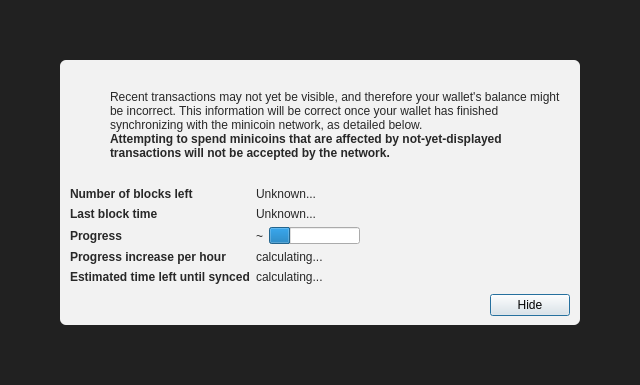
<?xml version="1.0" encoding="UTF-8"?>
<ui version="4.0">
 <class>ModalOverlay</class>
 <widget class="ModalOverlay" name="ModalOverlay">
  <property name="geometry">
   <rect>
    <x>0</x>
    <y>0</y>
    <width>640</width>
    <height>385</height>
   </rect>
  </property>
  <property name="windowTitle">
   <string>Form</string>
  </property>
  <layout class="QVBoxLayout" name="verticalLayout" stretch="0">
   <property name="sizeConstraint">
    <enum>QLayout::SetDefaultConstraint</enum>
   </property>
   <property name="leftMargin">
    <number>0</number>
   </property>
   <property name="topMargin">
    <number>0</number>
   </property>
   <property name="rightMargin">
    <number>0</number>
   </property>
   <property name="bottomMargin">
    <number>0</number>
   </property>
   <item>
    <widget class="QWidget" name="bgWidget" native="true">
     <property name="styleSheet">
      <string notr="true">#bgWidget { background: rgba(0,0,0,220); }</string>
     </property>
     <layout class="QVBoxLayout" name="verticalLayoutMain" stretch="1">
      <property name="leftMargin">
       <number>60</number>
      </property>
      <property name="topMargin">
       <number>60</number>
      </property>
      <property name="rightMargin">
       <number>60</number>
      </property>
      <property name="bottomMargin">
       <number>60</number>
      </property>
      <item>
       <widget class="QWidget" name="contentWidget" native="true">
        <property name="styleSheet">
         <string notr="true">#contentWidget { background: rgba(255,255,255,240); border-radius: 6px; }

QLabel { color: rgb(40,40,40);  }</string>
        </property>
        <layout class="QVBoxLayout" name="verticalLayoutSub" stretch="1,0,0,0">
         <property name="spacing">
          <number>0</number>
         </property>
         <property name="leftMargin">
          <number>10</number>
         </property>
         <property name="topMargin">
          <number>10</number>
         </property>
         <property name="rightMargin">
          <number>10</number>
         </property>
         <property name="bottomMargin">
          <number>10</number>
         </property>
         <item>
          <layout class="QHBoxLayout" name="horizontalLayoutIconText" stretch="0,1">
           <property name="topMargin">
            <number>20</number>
           </property>
           <item>
            <layout class="QVBoxLayout" name="verticalLayoutIcon">
             <property name="leftMargin">
              <number>0</number>
             </property>
             <item>
              <widget class="QPushButton" name="warningIcon">
               <property name="enabled">
                <bool>false</bool>
               </property>
               <property name="text">
                <string/>
               </property>
               <property name="icon">
                <iconset>
                 <normaloff>:/icons/warning</normaloff>
                 <disabledoff>:/icons/warning</disabledoff>:/icons/warning</iconset>
               </property>
               <property name="iconSize">
                <size>
                 <width>48</width>
                 <height>48</height>
                </size>
               </property>
               <property name="flat">
                <bool>true</bool>
               </property>
              </widget>
             </item>
             <item>
              <spacer name="verticalSpacerWarningIcon">
               <property name="orientation">
                <enum>Qt::Vertical</enum>
               </property>
               <property name="sizeHint" stdset="0">
                <size>
                 <width>20</width>
                 <height>40</height>
                </size>
               </property>
              </spacer>
             </item>
            </layout>
           </item>
           <item>
            <layout class="QVBoxLayout" name="verticalLayoutInfoText">
             <property name="leftMargin">
              <number>0</number>
             </property>
             <property name="topMargin">
              <number>0</number>
             </property>
             <item>
              <widget class="QLabel" name="infoText">
               <property name="text">
                <string>Recent transactions may not yet be visible, and therefore your wallet's balance might be incorrect. This information will be correct once your wallet has finished synchronizing with the minicoin network, as detailed below.</string>
               </property>
               <property name="textFormat">
                <enum>Qt::RichText</enum>
               </property>
               <property name="wordWrap">
                <bool>true</bool>
               </property>
              </widget>
             </item>
             <item>
              <widget class="QLabel" name="infoTextStrong">
               <property name="font">
                <font>
                 <weight>75</weight>
                 <bold>true</bold>
                </font>
               </property>
               <property name="text">
                <string>Attempting to spend minicoins that are affected by not-yet-displayed transactions will not be accepted by the network.</string>
               </property>
               <property name="textFormat">
                <enum>Qt::RichText</enum>
               </property>
               <property name="wordWrap">
                <bool>true</bool>
               </property>
              </widget>
             </item>
             <item>
              <spacer name="verticalSpacerInTextSpace">
               <property name="orientation">
                <enum>Qt::Vertical</enum>
               </property>
               <property name="sizeHint" stdset="0">
                <size>
                 <width>20</width>
                 <height>40</height>
                </size>
               </property>
              </spacer>
             </item>
            </layout>
           </item>
          </layout>
         </item>
         <item>
          <spacer name="verticalSpacerAfterText">
           <property name="orientation">
            <enum>Qt::Vertical</enum>
           </property>
           <property name="sizeHint" stdset="0">
            <size>
             <width>20</width>
             <height>40</height>
            </size>
           </property>
          </spacer>
         </item>
         <item>
          <layout class="QFormLayout" name="formLayout">
           <property name="fieldGrowthPolicy">
            <enum>QFormLayout::FieldsStayAtSizeHint</enum>
           </property>
           <property name="horizontalSpacing">
            <number>6</number>
           </property>
           <property name="verticalSpacing">
            <number>6</number>
           </property>
           <property name="topMargin">
            <number>10</number>
           </property>
           <item row="0" column="0">
            <widget class="QLabel" name="labelNumberOfBlocksLeft">
             <property name="font">
              <font>
               <weight>75</weight>
               <bold>true</bold>
              </font>
             </property>
             <property name="text">
              <string>Number of blocks left</string>
             </property>
            </widget>
           </item>
           <item row="0" column="1">
            <widget class="QLabel" name="numberOfBlocksLeft">
             <property name="text">
              <string>Unknown...</string>
             </property>
            </widget>
           </item>
           <item row="1" column="0">
            <widget class="QLabel" name="labelLastBlockTime">
             <property name="font">
              <font>
               <weight>75</weight>
               <bold>true</bold>
              </font>
             </property>
             <property name="text">
              <string>Last block time</string>
             </property>
            </widget>
           </item>
           <item row="1" column="1">
            <widget class="QLabel" name="newestBlockDate">
             <property name="sizePolicy">
              <sizepolicy hsizetype="Maximum" vsizetype="Preferred">
               <horstretch>0</horstretch>
               <verstretch>0</verstretch>
              </sizepolicy>
             </property>
             <property name="text">
              <string>Unknown...</string>
             </property>
            </widget>
           </item>
           <item row="2" column="0">
            <widget class="QLabel" name="labelSyncDone">
             <property name="font">
              <font>
               <weight>75</weight>
               <bold>true</bold>
              </font>
             </property>
             <property name="text">
              <string>Progress</string>
             </property>
            </widget>
           </item>
           <item row="2" column="1">
            <layout class="QHBoxLayout" name="horizontalLayoutSync" stretch="0,1">
             <item>
              <widget class="QLabel" name="percentageProgress">
               <property name="text">
                <string notr="true">~</string>
               </property>
              </widget>
             </item>
             <item>
              <widget class="QProgressBar" name="progressBar">
               <property name="value">
                <number>24</number>
               </property>
               <property name="format">
                <string/>
               </property>
              </widget>
             </item>
            </layout>
           </item>
           <item row="4" column="0">
            <widget class="QLabel" name="labelProgressIncrease">
             <property name="font">
              <font>
               <weight>75</weight>
               <bold>true</bold>
              </font>
             </property>
             <property name="text">
              <string>Progress increase per hour</string>
             </property>
            </widget>
           </item>
           <item row="4" column="1">
            <widget class="QLabel" name="progressIncreasePerH">
             <property name="text">
              <string>calculating...</string>
             </property>
            </widget>
           </item>
           <item row="5" column="0">
            <widget class="QLabel" name="labelEstimatedTimeLeft">
             <property name="font">
              <font>
               <weight>75</weight>
               <bold>true</bold>
              </font>
             </property>
             <property name="text">
              <string>Estimated time left until synced</string>
             </property>
            </widget>
           </item>
           <item row="5" column="1">
            <widget class="QLabel" name="expectedTimeLeft">
             <property name="text">
              <string>calculating...</string>
             </property>
            </widget>
           </item>
          </layout>
         </item>
         <item>
          <layout class="QHBoxLayout" name="horizontalLayoutButtons">
           <property name="leftMargin">
            <number>10</number>
           </property>
           <property name="topMargin">
            <number>10</number>
           </property>
           <item>
            <spacer name="horizontalSpacer">
             <property name="orientation">
              <enum>Qt::Horizontal</enum>
             </property>
             <property name="sizeHint" stdset="0">
              <size>
               <width>40</width>
               <height>20</height>
              </size>
             </property>
            </spacer>
           </item>
           <item>
            <widget class="QPushButton" name="closeButton">
             <property name="text">
              <string>Hide</string>
             </property>
             <property name="focusPolicy">
              <enum>Qt::StrongFocus</enum>
             </property>
             <property name="default">
              <bool>true</bool>
             </property>
            </widget>
           </item>
          </layout>
         </item>
        </layout>
       </widget>
      </item>
     </layout>
    </widget>
   </item>
  </layout>
 </widget>
 <customwidgets>
  <customwidget>
   <class>ModalOverlay</class>
   <extends>QWidget</extends>
   <header>qt/modaloverlay.h</header>
   <container>1</container>
  </customwidget>
 </customwidgets>
 <resources/>
 <connections/>
</ui>
